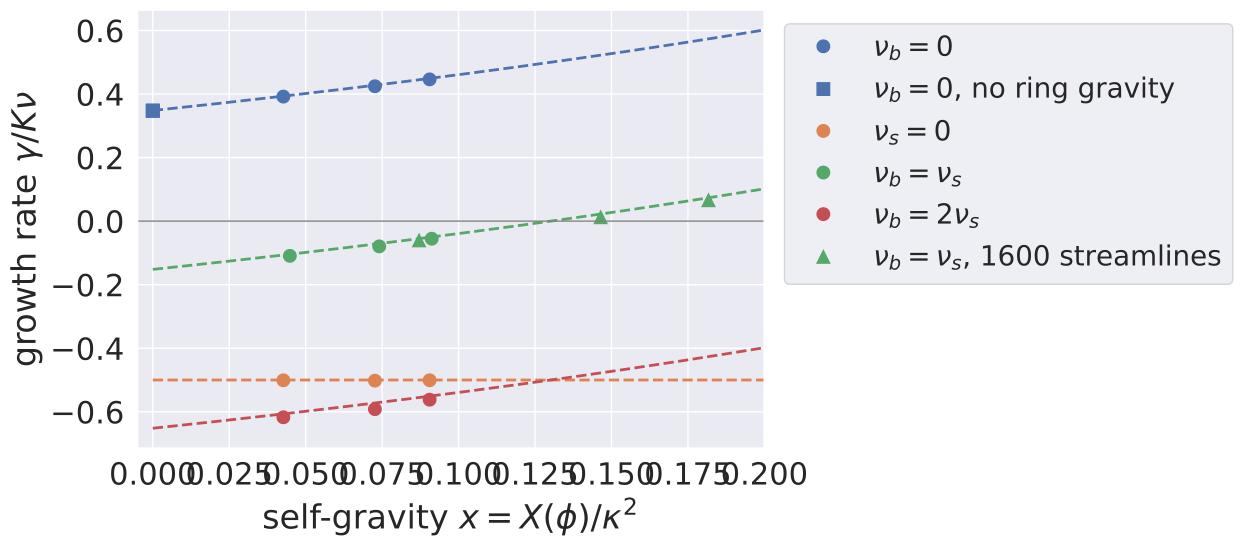

Source code (Python):
#overstability.py
#
#by Joe Hahn and Claude Code, joe.hahn@jmh-datasciences.com, 27 November 2026.
#
#the paper's viscous-overstability figure (Appendix B): tests/overstability's seeded axisymmetric epicyclic waves. Each
#run's measured growth rate gamma in units of K nu (K = sin^2 phi/Delta^2, nu = nu_s, or nu_b for bulk viscosity only),
#versus the self-gravity x = X(phi)/kappa^2 at the wave's measured wavenumber, against notes/equations.md O7 (lines):
#gamma/K nu_s = -(1/2)[nu_b/nu_s + (nu_eff - nu_b - 4 x nu_s/3)/(nu_s (1 - x))]. Above zero the wave grows (overstable).
#Needs tests/overstability's runs: uv run python tools/run_simulations.py tests/overstability
#
#Drawn by figure(runs), which tests/overstability/overstability.ipynb also calls, so the two are identical.
#
#usage, from the repo's top folder:
#   uv run python paper/figures/overstability.py     (writes overstability.pdf and overstability.png)

import sys
from pathlib import Path

import matplotlib.pyplot as plt
import numpy as np

HERE = Path(__file__).resolve().parent
REPO = HERE.parent.parent
for folder in ('source', 'fast', 'tests'):
    if str(REPO/folder) not in sys.path:
        sys.path.insert(0, str(REPO/folder))
sys.path.insert(0, str(HERE))
from figstyle import style
from overstability_analysis import MIXES, measured_growth, growth_per_K

LABELS = {'S': r'$\nu_b = 0$', 'S0': r'$\nu_b = 0$, no ring gravity', 'C': r'$\nu_s = 0$',
          'A': r'$\nu_b = \nu_s$', 'AH': r'$\nu_b = \nu_s$, 1600 streamlines', 'D': r'$\nu_b = 2\nu_s$'}
COLORS = {'S': 0, 'S0': 0, 'C': 1, 'A': 2, 'AH': 2, 'D': 3}
MARKERS = {'S': 'o', 'S0': 's', 'C': 'o', 'A': 'o', 'AH': '^', 'D': 'o'}


def unit(p):
    """The viscosity that gamma is scaled by: nu_s, or nu_b when there is no shear viscosity."""
    return p['shear_viscosity'] if p['shear_viscosity'] > 0.0 else p['bulk_viscosity']


def figure(runs):
    """The figure, from runs = {(mix, i): ((p, o), (p0, o0))}, each seeded run and its mix's unseeded control
    (overstability_run(..., mix, 0))."""
    with style(font_scale=2.0) as color_seq:
        f, ax = plt.subplots(figsize=(13, 6))
        x_line = np.linspace(0.0, 0.2, 200)
        drawn = set()
        for (mix, i), ((p, o), (p0, o0)) in runs.items():
            m = measured_growth(p, o, o0)
            ax.plot(m['x'], m['gamma']/(m['K']*unit(p)), marker=MARKERS[mix], markersize=9, linestyle='none',
                    color=color_seq[COLORS[mix]], label=LABELS[mix] if mix not in drawn else None)
            drawn.add(mix)
        #O7 against x: gamma/(K nu) does not depend on K, so one line per viscosity mix (with ring gravity)
        for mix in ('S', 'C', 'A', 'D'):
            p = next(run[0][0] for (m_, i), run in runs.items() if m_ == mix)
            ax.plot(x_line, growth_per_K(p, x_line)/unit(p), linestyle='dashed', linewidth=2,
                    color=color_seq[COLORS[mix]])
        ax.axhline(0.0, color='gray', linewidth=1)
        ax.set_xlim(-0.005, 0.2)
        ax.set_xlabel(r'self-gravity $x = X(\phi)/\kappa^2$')
        ax.set_ylabel(r'growth rate $\gamma/K\nu$')
        ax.legend(loc='upper left', bbox_to_anchor=(1.01, 1.0), fontsize='small')
        f.tight_layout()
    return f


if __name__ == '__main__':
    import matplotlib
    matplotlib.use('Agg')
    from overstability_analysis import overstability_run, PHIS
    folder = REPO/'tests'/'overstability'
    runs = {(mix, i): (overstability_run(folder, mix, i), overstability_run(folder, mix, 0)) for mix in MIXES for i in PHIS}
    f = figure({k: v for k, v in runs.items() if None not in v})
    for ext in ('pdf', 'png'):
        f.savefig(HERE/f'overstability.{ext}', bbox_inches='tight', dpi=130)
        print('wrote', HERE/f'overstability.{ext}')
